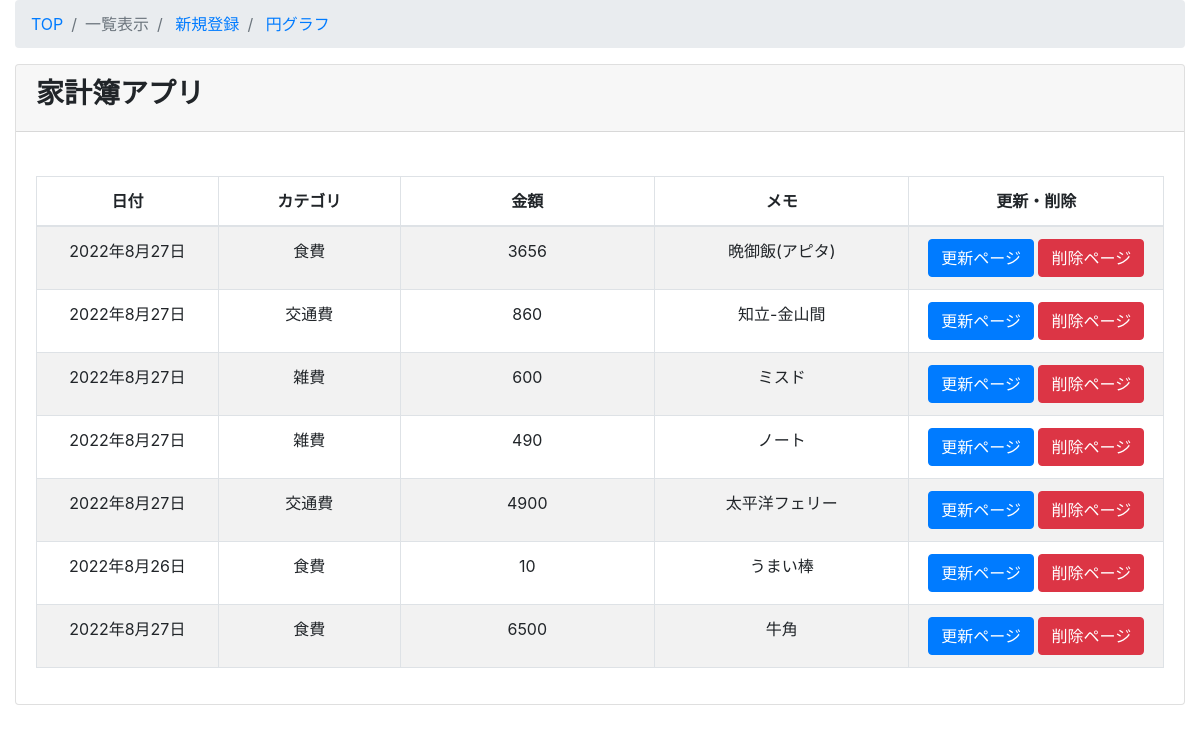
Page /kakeibo/kakeibo_list/ on the committed database.
### kakeibo/models.py (models this page shows, shortened)
class Kakeibo(models.Model):
   class Meta:
       db_table ="kakeibo"
       verbose_name ="家計簿"
       verbose_name_plural ="家計簿"
   date = models.DateField(verbose_name="日付",default=datetime.now)
   category = models.ForeignKey(Category, on_delete = models.PROTECT, verbose_name="カテゴリ")
   money = models.IntegerField(verbose_name="金額", help_text="単位は日本円")
   memo = models.CharField(verbose_name="メモ", max_length=500)

class Category(models.Model):
   class Meta:
       db_table ="category"
       verbose_name ="カテゴリ"
       verbose_name_plural ="カテゴリ"
   category_name = models.CharField(max_length=255,unique=True)
   def __str__(self):
       return self.category_name

### kakeibo/views.py (the view)
# urls.py: path('kakeibo_list/', views.KakeiboListView.as_view(), name='kakeibo_list'),
class KakeiboListView(ListView):
    model = Kakeibo
    template_name = 'kakeibo/kakeibo_list.html'
    def queryset(self):
        return Kakeibo.objects.all()

### kakeibo/templates/kakeibo/kakeibo_list.html
{% extends 'kakeibo/base.html' %}
{% block content %}
 <div class="content-wrapper">
   <div class="container-fluid">
     <ol class="breadcrumb">
       <li class="breadcrumb-item">
         <a href="{% url 'kakeibo:kakeibo_list' %}">TOP</a>
       </li>
       <li class="breadcrumb-item active">一覧表示</li>
       <li class="breadcrumb-item">
        <a href="{% url 'kakeibo:kakeibo_create' %}">新規登録</a>
       </li>
       <li class="breadcrumb-item">
        <a href="{% url 'kakeibo:kakeibo_circle' %}">円グラフ</a>
       </li>
     </ol>
     <div class="card mb-3">
       <div class="card-header">
         <h3><b>家計簿アプリ</b></h3></div>
       <div class="card-body">
         <div class="table-responsive">
         <table id=kakeibo_list width="100%" class="table table-striped table-bordered table-hover">
             <thead>
               <tr>
                 <th class="text-center">日付</th>
                 <th class="text-center">カテゴリ</th>
                 <th class="text-center">金額</th>
                 <th class="text-center">メモ</th>
                 <th class="text-center">更新・削除</th>
               </tr>
             </thead>
             <tbody>
               {% for item in object_list %}
                 <tr class="odd gradeX text-center">
                   <td class="text-center" width="100">{{ item.date}}</td>
                   <td class="text-center" width="100">{{ item.category }}</td>
                   <td class="text-center" width="140">{{ item.money }}</td>
                   <td class="text-center" width="140">{{ item.memo }}</td>
                   <td class="text-center" width="140">
                    <a class="btn btn-primary" href="{% url 'kakeibo:kakeibo_update' item.pk %}">更新ページ</a>
                    <a class="btn btn-danger" href="{% url 'kakeibo:kakeibo_delete' item.pk %}">削除ページ</a>
                  </td>
                 </tr>
             {% endfor %}
             </tbody>
           </table>
       </div>
      </div>
      </div>
   </div>
  </div>
{% endblock content %}

### kakeibo/templates/kakeibo/base.html (shortened to what this page needs)
<!doctype html>
<html>
<head>
 <link rel="stylesheet" href="https://maxcdn.bootstrapcdn.com/bootstrap/4.0.0-beta.2/css/bootstrap.min.css">
<link rel="stylesheet" href="https://cdn.datatables.net/t/bs-3.3.6/jqc-1.12.0,dt-1.10.11/datatables.min.css"/>
<body>
 {% block content %}{% endblock %}
</body>
</html>

### rows in the picture
Kakeibo: date "2022年8月27日", category "食費", money "3656", memo "晩御飯(アピタ)"
Kakeibo: date "2022年8月27日", category "交通費", money "860", memo "知立-金山間"
Kakeibo: date "2022年8月27日", category "雑費", money "600", memo "ミスド"
Kakeibo: date "2022年8月27日", category "雑費", money "490", memo "ノート"
Kakeibo: date "2022年8月27日", category "交通費", money "4900", memo "太平洋フェリー"
Kakeibo: date "2022年8月26日", category "食費", money "10", memo "うまい棒"
Kakeibo: date "2022年8月27日", category "食費", money "6500", memo "牛角"
